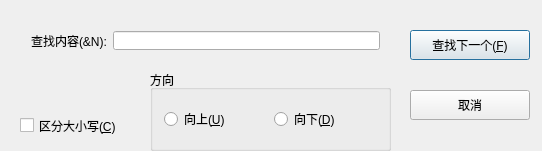
<?xml version="1.0" encoding="UTF-8"?>
<ui version="4.0">
 <class>FindDialog</class>
 <widget class="QDialog" name="FindDialog">
  <property name="geometry">
   <rect>
    <x>0</x>
    <y>0</y>
    <width>542</width>
    <height>151</height>
   </rect>
  </property>
  <property name="windowTitle">
   <string>FindDialog</string>
  </property>
  <widget class="QPushButton" name="findButton">
   <property name="geometry">
    <rect>
     <x>410</x>
     <y>30</y>
     <width>120</width>
     <height>30</height>
    </rect>
   </property>
   <property name="text">
    <string>查找下一个(&amp;F)</string>
   </property>
  </widget>
  <widget class="QPushButton" name="cancelButton">
   <property name="geometry">
    <rect>
     <x>410</x>
     <y>90</y>
     <width>120</width>
     <height>30</height>
    </rect>
   </property>
   <property name="text">
    <string>取消</string>
   </property>
  </widget>
  <widget class="QGroupBox" name="groupBox">
   <property name="geometry">
    <rect>
     <x>150</x>
     <y>70</y>
     <width>241</width>
     <height>81</height>
    </rect>
   </property>
   <property name="title">
    <string>方向</string>
   </property>
   <layout class="QVBoxLayout" name="verticalLayout">
    <item>
     <layout class="QHBoxLayout" name="horizontalLayout">
      <item>
       <widget class="QRadioButton" name="upButton">
        <property name="text">
         <string>向上(&amp;U)</string>
        </property>
       </widget>
      </item>
      <item>
       <widget class="QRadioButton" name="downButton">
        <property name="text">
         <string>向下(&amp;D)</string>
        </property>
       </widget>
      </item>
     </layout>
    </item>
   </layout>
  </widget>
  <widget class="QCheckBox" name="checkBox">
   <property name="geometry">
    <rect>
     <x>20</x>
     <y>110</y>
     <width>131</width>
     <height>31</height>
    </rect>
   </property>
   <property name="text">
    <string>区分大小写(&amp;C)</string>
   </property>
  </widget>
  <widget class="QWidget" name="layoutWidget">
   <property name="geometry">
    <rect>
     <x>20</x>
     <y>20</y>
     <width>371</width>
     <height>41</height>
    </rect>
   </property>
   <layout class="QHBoxLayout" name="horizontalLayout_2">
    <item>
     <widget class="QLabel" name="label">
      <property name="text">
       <string>查找内容(&amp;N):</string>
      </property>
     </widget>
    </item>
    <item>
     <widget class="QLineEdit" name="findLineEdit"/>
    </item>
   </layout>
  </widget>
 </widget>
 <layoutdefault spacing="6" margin="11"/>
 <resources/>
 <connections/>
</ui>
